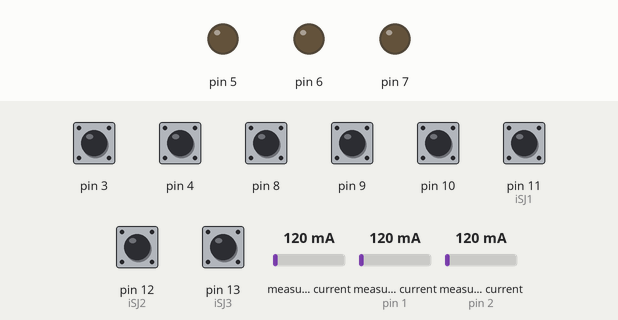
Bench run of a program on a simulated Arduino Nano, built with avr-gcc and run on an emulated ATmega328P. On the bench: output pins drawn as LEDs (lit = HIGH). The test bench sets the inputs (shaded band); at power-on: pin 3, pin 4, pin 8–10, pin 11 (iSJ1), pin 12 (iSJ2), pin 13 (iSJ3) HIGH, measured current (sensors on pin 1, pin 2) 120 mA, measured current 120 mA. EEPROM starts erased; what the program prints to the serial monitor is not drawn.

Above: at 1.5 s.
1.6 s: pin 8 pulled LOW for 0.65 s
At 2.2 s:
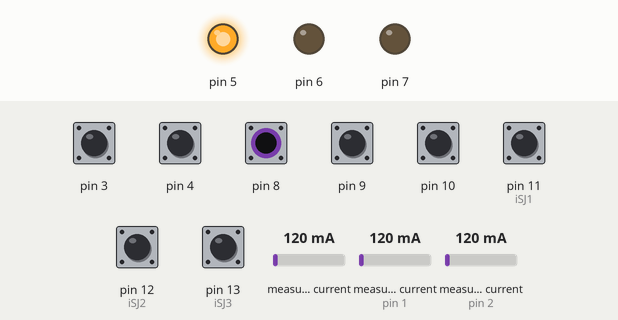
3.7 s: pin 9 pulled LOW for 0.65 s
At 5.6 s:
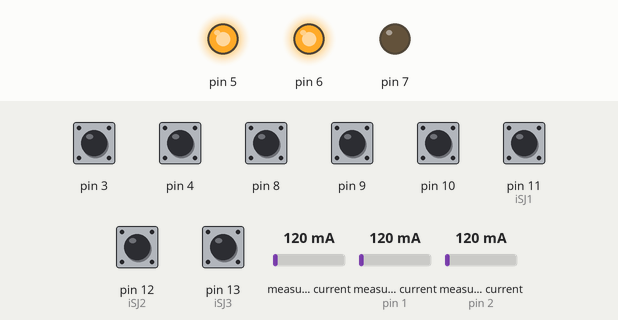
7.5 s: pin 10 pulled LOW for 0.65 s
At 10.6 s:
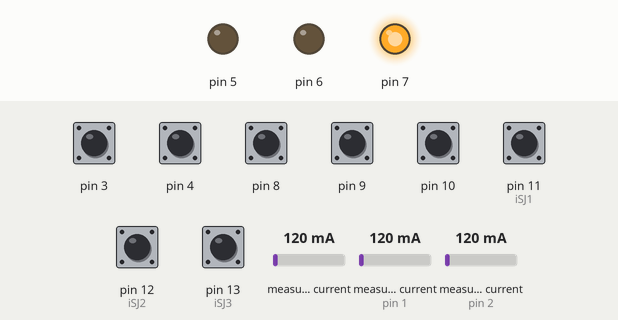
10.9 s: pin 8 pulled LOW for 1 s
At 12.6 s:
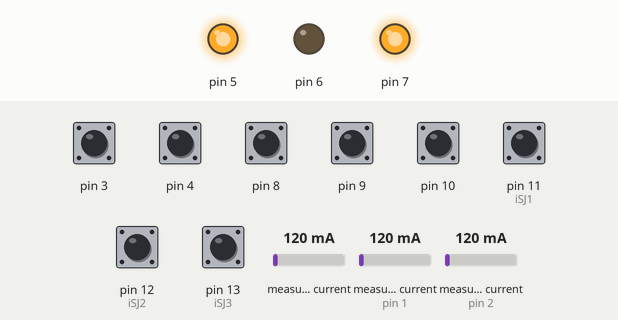
14.5 s: pin 3 pulled LOW for 0.65 s
18.3 s: measured current (sensor on pin 1) set to 592 mA
19.9 s: measured current (sensor on pin 1) set to 640 mA
At 21.4 s:
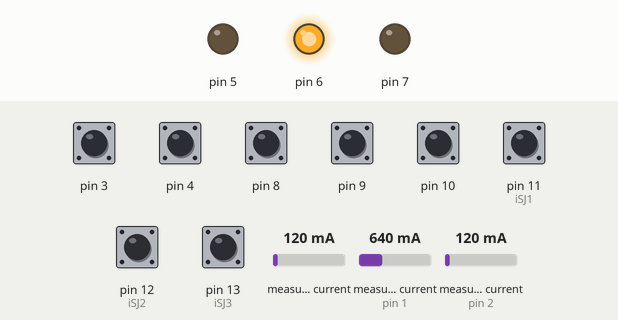
Timing chart, 0 to 22.9 s (numbered marks = the images above; inputs shaded):
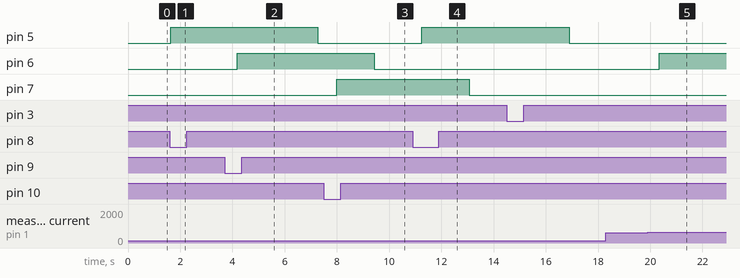

The program:

main.cpp
```cpp
// automatic extraction system V1.0

#include "automatic.h"
#include "pins.h"

Automatic c1(aiCURRENT1,iSWITCH1,iTEACH1,oRELAIS1);
Automatic c2(aiCURRENT2,iSWITCH2,iTEACH2,oRELAIS2);
Automatic c3(aiCURRENT3,iSWITCH3,iTEACH3,oRELAIS3);

bool sj1 = HIGH;
bool sj2 = HIGH;
bool sj3 = HIGH;

const unsigned int addr = 0;

void setup()
{


  pinMode(iSJ1, INPUT_PULLUP);
  pinMode(iSJ2, INPUT_PULLUP);
  pinMode(iSJ3, INPUT_PULLUP);
  c1.initCalibration(61.2);
  c2.initCalibration(61.2);
  c3.initCalibration(61.2);

  c1.initEEPROM(addr);
  c2.initEEPROM(addr+4);
  c3.initEEPROM(addr+8);

  //c1.initDelay(3.0);
  //c2.initDelay(3.0);
  //c3.initDelay(3.0);

  sj1 = digitalRead(iSJ1);
  sj1=LOW;
  sj2 = digitalRead(iSJ2);
  sj2=LOW;
  sj3 = digitalRead(iSJ3);
  sj3=LOW;
  Serial.begin(9600);

  //delay(1000);
  if(sj1==LOW) Serial.print("   CHANNEL1   ");
  if(sj2==LOW) Serial.print("   CHANNEL2   ");
  if(sj3==LOW) Serial.println("   CHANNEL3   ");

}

void loop()
{
  if(sj1==LOW) c1.run();
  if(sj2==LOW) c2.run();
  if(sj3==LOW) c3.run();

  if(sj1==LOW) c1.print();
  if(sj2==LOW) c2.print();
  if(sj3==LOW) c3.print();
  Serial.println();
}
```

pins.h
```cpp
// analog inputs
#define aiCURRENT1   0
#define aiCURRENT2   1
#define aiCURRENT3   2


// digital inputs
#define iTEACH1      4   // active low
#define iTEACH2      3   // active low
#define iTEACH3      2   // active low
#define iSWITCH1     8   // active low
#define iSWITCH2     9   // active low
#define iSWITCH3     10  // active low
#define iSJ1         11  // active low
#define iSJ2         12  // active low
#define iSJ3         13  // active low

// digital outputs
#define oRELAIS1     5
#define oRELAIS2     6
#define oRELAIS3     7
```

Measured:
- the behaviour switches between 620 and 621 mA on measured current (sensor on pin 1) (found by bisection; images 4 and 5)
- after the input at 1.6 s, pin 5: LOW → HIGH at once
- after the input at 3.7 s, pin 6: LOW → HIGH after 0.48 s
- after the input at 7.5 s, pin 7: LOW → HIGH after 0.49 s
- after the input at 10.9 s, pin 5: LOW → HIGH after 0.35 s; pin 7: HIGH → LOW after 2.2 s instead of 2.5 s
- after the input at 18.3 s, every drawn part: stays the same
- after the input at 19.9 s, pin 6: LOW → HIGH after 0.44 s
